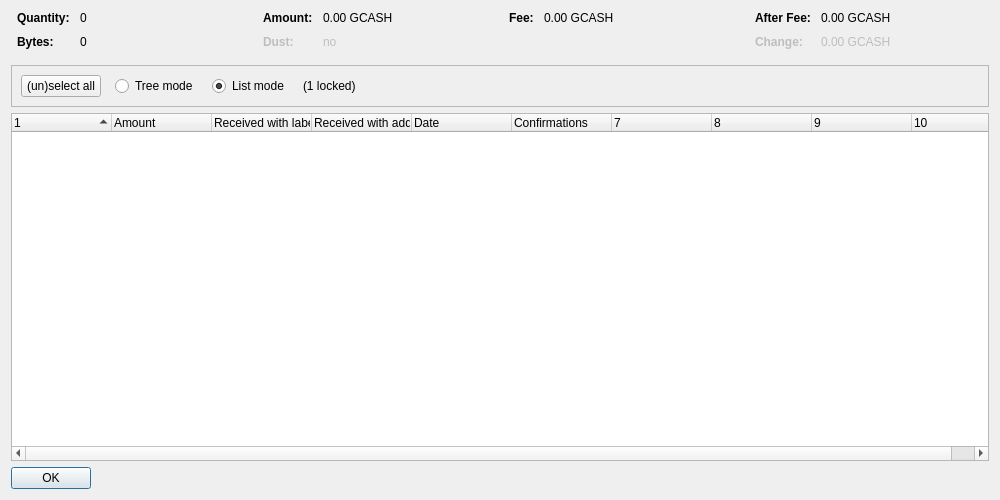
<?xml version="1.0" encoding="UTF-8"?>
<ui version="4.0">
 <class>CoinControlDialog</class>
 <widget class="QDialog" name="CoinControlDialog">
  <property name="geometry">
   <rect>
    <x>0</x>
    <y>0</y>
    <width>1000</width>
    <height>500</height>
   </rect>
  </property>
  <property name="windowTitle">
   <string>Coin Selection</string>
  </property>
  <layout class="QVBoxLayout" name="verticalLayout">
   <item>
    <layout class="QHBoxLayout" name="horizontalLayoutTop" stretch="0,0,0,0">
     <property name="topMargin">
      <number>0</number>
     </property>
     <property name="bottomMargin">
      <number>10</number>
     </property>
     <item>
      <layout class="QFormLayout" name="formLayoutCoinControl1">
       <property name="horizontalSpacing">
        <number>10</number>
       </property>
       <property name="verticalSpacing">
        <number>10</number>
       </property>
       <property name="leftMargin">
        <number>6</number>
       </property>
       <property name="rightMargin">
        <number>6</number>
       </property>
       <item row="0" column="0">
        <widget class="QLabel" name="labelCoinControlQuantityText">
         <property name="font">
          <font>
           <weight>75</weight>
           <bold>true</bold>
          </font>
         </property>
         <property name="text">
          <string>Quantity:</string>
         </property>
        </widget>
       </item>
       <item row="0" column="1">
        <widget class="QLabel" name="labelCoinControlQuantity">
         <property name="cursor">
          <cursorShape>IBeamCursor</cursorShape>
         </property>
         <property name="contextMenuPolicy">
          <enum>Qt::ActionsContextMenu</enum>
         </property>
         <property name="text">
          <string notr="true">0</string>
         </property>
         <property name="textInteractionFlags">
          <set>Qt::LinksAccessibleByMouse|Qt::TextSelectableByKeyboard|Qt::TextSelectableByMouse</set>
         </property>
        </widget>
       </item>
       <item row="1" column="0">
        <widget class="QLabel" name="labelCoinControlBytesText">
         <property name="font">
          <font>
           <weight>75</weight>
           <bold>true</bold>
          </font>
         </property>
         <property name="text">
          <string>Bytes:</string>
         </property>
        </widget>
       </item>
       <item row="1" column="1">
        <widget class="QLabel" name="labelCoinControlBytes">
         <property name="cursor">
          <cursorShape>IBeamCursor</cursorShape>
         </property>
         <property name="contextMenuPolicy">
          <enum>Qt::ActionsContextMenu</enum>
         </property>
         <property name="text">
          <string notr="true">0</string>
         </property>
         <property name="textInteractionFlags">
          <set>Qt::LinksAccessibleByMouse|Qt::TextSelectableByKeyboard|Qt::TextSelectableByMouse</set>
         </property>
        </widget>
       </item>
      </layout>
     </item>
     <item>
      <layout class="QFormLayout" name="formLayoutCoinControl2">
       <property name="horizontalSpacing">
        <number>10</number>
       </property>
       <property name="verticalSpacing">
        <number>10</number>
       </property>
       <property name="leftMargin">
        <number>6</number>
       </property>
       <property name="rightMargin">
        <number>6</number>
       </property>
       <item row="0" column="0">
        <widget class="QLabel" name="labelCoinControlAmountText">
         <property name="font">
          <font>
           <weight>75</weight>
           <bold>true</bold>
          </font>
         </property>
         <property name="text">
          <string>Amount:</string>
         </property>
        </widget>
       </item>
       <item row="0" column="1">
        <widget class="QLabel" name="labelCoinControlAmount">
         <property name="cursor">
          <cursorShape>IBeamCursor</cursorShape>
         </property>
         <property name="contextMenuPolicy">
          <enum>Qt::ActionsContextMenu</enum>
         </property>
         <property name="text">
          <string notr="true">0.00 GCASH</string>
         </property>
         <property name="textInteractionFlags">
          <set>Qt::LinksAccessibleByMouse|Qt::TextSelectableByKeyboard|Qt::TextSelectableByMouse</set>
         </property>
        </widget>
       </item>
       <item row="1" column="0">
        <widget class="QLabel" name="labelCoinControlLowOutputText">
         <property name="enabled">
          <bool>false</bool>
         </property>
         <property name="font">
          <font>
           <weight>75</weight>
           <bold>true</bold>
          </font>
         </property>
         <property name="text">
          <string>Dust:</string>
         </property>
        </widget>
       </item>
       <item row="1" column="1">
        <widget class="QLabel" name="labelCoinControlLowOutput">
         <property name="enabled">
          <bool>false</bool>
         </property>
         <property name="cursor">
          <cursorShape>IBeamCursor</cursorShape>
         </property>
         <property name="contextMenuPolicy">
          <enum>Qt::ActionsContextMenu</enum>
         </property>
         <property name="text">
          <string notr="true">no</string>
         </property>
         <property name="textInteractionFlags">
          <set>Qt::LinksAccessibleByMouse|Qt::TextSelectableByKeyboard|Qt::TextSelectableByMouse</set>
         </property>
        </widget>
       </item>
      </layout>
     </item>
     <item>
      <layout class="QFormLayout" name="formLayoutCoinControl3">
       <property name="horizontalSpacing">
        <number>10</number>
       </property>
       <property name="verticalSpacing">
        <number>10</number>
       </property>
       <property name="leftMargin">
        <number>6</number>
       </property>
       <property name="rightMargin">
        <number>6</number>
       </property>
       <item row="0" column="0">
        <widget class="QLabel" name="labelCoinControlFeeText">
         <property name="font">
          <font>
           <weight>75</weight>
           <bold>true</bold>
          </font>
         </property>
         <property name="text">
          <string>Fee:</string>
         </property>
        </widget>
       </item>
       <item row="0" column="1">
        <widget class="QLabel" name="labelCoinControlFee">
         <property name="cursor">
          <cursorShape>IBeamCursor</cursorShape>
         </property>
         <property name="contextMenuPolicy">
          <enum>Qt::ActionsContextMenu</enum>
         </property>
         <property name="text">
          <string notr="true">0.00 GCASH</string>
         </property>
         <property name="textInteractionFlags">
          <set>Qt::LinksAccessibleByMouse|Qt::TextSelectableByKeyboard|Qt::TextSelectableByMouse</set>
         </property>
        </widget>
       </item>
      </layout>
     </item>
     <item>
      <layout class="QFormLayout" name="formLayoutCoinControl4">
       <property name="horizontalSpacing">
        <number>10</number>
       </property>
       <property name="verticalSpacing">
        <number>10</number>
       </property>
       <property name="leftMargin">
        <number>6</number>
       </property>
       <property name="rightMargin">
        <number>6</number>
       </property>
       <item row="0" column="0">
        <widget class="QLabel" name="labelCoinControlAfterFeeText">
         <property name="font">
          <font>
           <weight>75</weight>
           <bold>true</bold>
          </font>
         </property>
         <property name="text">
          <string>After Fee:</string>
         </property>
        </widget>
       </item>
       <item row="0" column="1">
        <widget class="QLabel" name="labelCoinControlAfterFee">
         <property name="cursor">
          <cursorShape>IBeamCursor</cursorShape>
         </property>
         <property name="contextMenuPolicy">
          <enum>Qt::ActionsContextMenu</enum>
         </property>
         <property name="text">
          <string notr="true">0.00 GCASH</string>
         </property>
         <property name="textInteractionFlags">
          <set>Qt::LinksAccessibleByMouse|Qt::TextSelectableByKeyboard|Qt::TextSelectableByMouse</set>
         </property>
        </widget>
       </item>
       <item row="1" column="0">
        <widget class="QLabel" name="labelCoinControlChangeText">
         <property name="enabled">
          <bool>false</bool>
         </property>
         <property name="font">
          <font>
           <weight>75</weight>
           <bold>true</bold>
          </font>
         </property>
         <property name="text">
          <string>Change:</string>
         </property>
        </widget>
       </item>
       <item row="1" column="1">
        <widget class="QLabel" name="labelCoinControlChange">
         <property name="enabled">
          <bool>false</bool>
         </property>
         <property name="cursor">
          <cursorShape>IBeamCursor</cursorShape>
         </property>
         <property name="contextMenuPolicy">
          <enum>Qt::ActionsContextMenu</enum>
         </property>
         <property name="text">
          <string notr="true">0.00 GCASH</string>
         </property>
         <property name="textInteractionFlags">
          <set>Qt::LinksAccessibleByMouse|Qt::TextSelectableByKeyboard|Qt::TextSelectableByMouse</set>
         </property>
        </widget>
       </item>
      </layout>
     </item>
    </layout>
   </item>
   <item>
    <widget class="QFrame" name="frame">
     <property name="minimumSize">
      <size>
       <width>0</width>
       <height>40</height>
      </size>
     </property>
     <property name="frameShape">
      <enum>QFrame::StyledPanel</enum>
     </property>
     <property name="frameShadow">
      <enum>QFrame::Sunken</enum>
     </property>
     <layout class="QHBoxLayout" name="horizontalLayout">
      <item>
       <layout class="QHBoxLayout" name="horizontalLayoutPanel" stretch="0,0,0,0,0">
        <property name="spacing">
         <number>14</number>
        </property>
        <item>
         <widget class="QPushButton" name="pushButtonSelectAll">
          <property name="sizePolicy">
           <sizepolicy hsizetype="Maximum" vsizetype="Fixed">
            <horstretch>0</horstretch>
            <verstretch>0</verstretch>
           </sizepolicy>
          </property>
          <property name="text">
           <string>(un)select all</string>
          </property>
          <property name="autoDefault">
           <bool>false</bool>
          </property>
         </widget>
        </item>
        <item>
         <widget class="QRadioButton" name="radioTreeMode">
          <property name="sizePolicy">
           <sizepolicy hsizetype="Maximum" vsizetype="Fixed">
            <horstretch>0</horstretch>
            <verstretch>0</verstretch>
           </sizepolicy>
          </property>
          <property name="text">
           <string>Tree mode</string>
          </property>
         </widget>
        </item>
        <item>
         <widget class="QRadioButton" name="radioListMode">
          <property name="sizePolicy">
           <sizepolicy hsizetype="Maximum" vsizetype="Fixed">
            <horstretch>0</horstretch>
            <verstretch>0</verstretch>
           </sizepolicy>
          </property>
          <property name="text">
           <string>List mode</string>
          </property>
          <property name="checked">
           <bool>true</bool>
          </property>
         </widget>
        </item>
        <item>
         <widget class="QLabel" name="labelLocked">
          <property name="text">
           <string notr="true">(1 locked)</string>
          </property>
         </widget>
        </item>
        <item>
         <spacer name="horizontalSpacer">
          <property name="orientation">
           <enum>Qt::Horizontal</enum>
          </property>
          <property name="sizeHint" stdset="0">
           <size>
            <width>40</width>
            <height>20</height>
           </size>
          </property>
         </spacer>
        </item>
       </layout>
      </item>
     </layout>
    </widget>
   </item>
   <item>
    <widget class="CoinControlTreeWidget" name="treeWidget">
     <property name="contextMenuPolicy">
      <enum>Qt::CustomContextMenu</enum>
     </property>
     <property name="sortingEnabled">
      <bool>false</bool>
     </property>
     <property name="columnCount">
      <number>10</number>
     </property>
     <attribute name="headerShowSortIndicator" stdset="0">
      <bool>true</bool>
     </attribute>
     <attribute name="headerStretchLastSection">
      <bool>false</bool>
     </attribute>
     <column>
      <property name="text">
       <string/>
      </property>
     </column>
     <column>
      <property name="text">
       <string>Amount</string>
      </property>
     </column>
     <column>
      <property name="text">
       <string>Received with label</string>
      </property>
     </column>
     <column>
      <property name="text">
       <string>Received with address</string>
      </property>
     </column>
     <column>
      <property name="text">
       <string>Date</string>
      </property>
     </column>
     <column>
      <property name="text">
       <string>Confirmations</string>
      </property>
      <property name="toolTip">
       <string>Confirmed</string>
      </property>
     </column>
     <column>
      <property name="text">
       <string/>
      </property>
     </column>
     <column>
      <property name="text">
       <string/>
      </property>
     </column>
     <column>
      <property name="text">
       <string/>
      </property>
     </column>
     <column>
      <property name="text">
       <string/>
      </property>
     </column>
    </widget>
   </item>
   <item>
    <widget class="QDialogButtonBox" name="buttonBox">
     <property name="sizePolicy">
      <sizepolicy hsizetype="Maximum" vsizetype="Fixed">
       <horstretch>0</horstretch>
       <verstretch>0</verstretch>
      </sizepolicy>
     </property>
     <property name="orientation">
      <enum>Qt::Horizontal</enum>
     </property>
     <property name="standardButtons">
      <set>QDialogButtonBox::Ok</set>
     </property>
    </widget>
   </item>
  </layout>
 </widget>
 <customwidgets>
  <customwidget>
   <class>CoinControlTreeWidget</class>
   <extends>QTreeWidget</extends>
   <header>qt/coincontroltreewidget.h</header>
  </customwidget>
 </customwidgets>
 <resources/>
 <connections/>
</ui>
